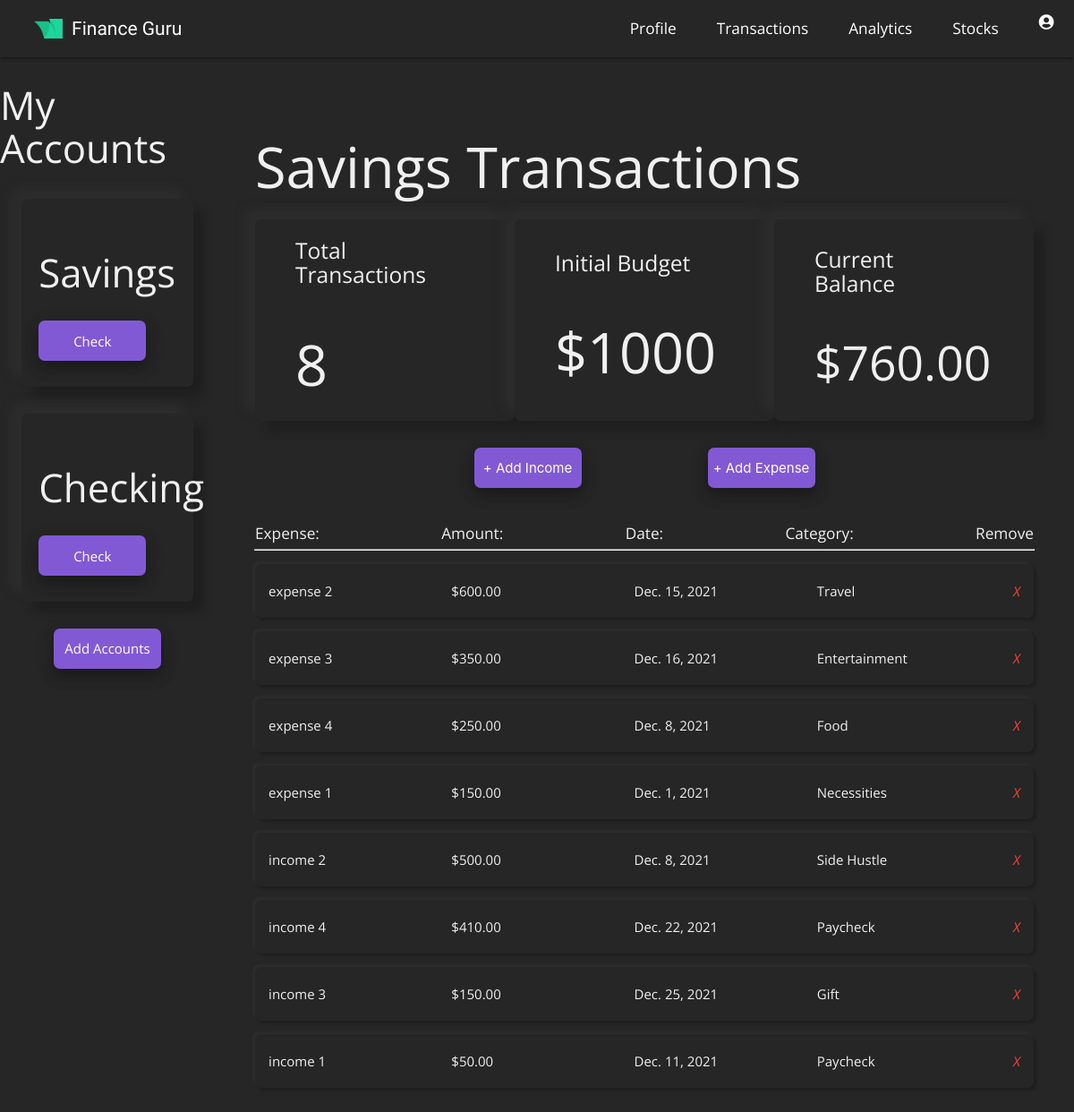
/savings/transactions (signed in), run on the app's committed database.
### budget/models.py (models this page shows, shortened)
class Project(models.Model):
    name = models.CharField(max_length=100)
    slug = models.SlugField(max_length=100, unique=True, blank=True)
    budget = models.IntegerField()
    def budget_left(self):
        expense_list = Expense.objects.filter(project=self)
        income_list = Income.objects.filter(project=self)
        total_expense_amount = 0
        total_income_amount = 0
        for expense in expense_list:
            total_expense_amount += expense.amount
        for income in income_list:
            total_income_amount += income.amount
        return self.budget - total_expense_amount + total_income_amount
    def total_transactions(self):
        income_list = Income.objects.filter(project=self)
        expense_list = Expense.objects.filter(project=self)
        return len(expense_list) + len(income_list)

class Expense(models.Model):
    project = models.ForeignKey(Project, on_delete = models.CASCADE, related_name = 'expenses')
    title = models.CharField(max_length=100)
    amount = models.DecimalField(max_digits=8, decimal_places=2)
    date = models.DateField(("Date"), default=datetime.date.today)
    type = 'expense'
    category = models.CharField( max_length = 20, choices = EXPENSE_CATEGORY_CHOICES , default ='Food')
    class Meta:
        ordering = ('-amount',)

class Income(models.Model):
    project = models.ForeignKey(Project, on_delete = models.CASCADE, related_name = 'income')
    title = models.CharField(max_length=100)
    amount = models.DecimalField(max_digits=8, decimal_places=2)
    date = models.DateField(("Date"), default=datetime.date.today)
    type = 'income'
    category = models.CharField( max_length = 20, choices = INCOME_CATEGORY_CHOICES , default ='Paycheck')
    class Meta:
        ordering = ('-amount',)

### budget/views.py (the view, shortened to what this page needs)
# urls.py: path('<slug:project_slug>/transactions', views.transactions, name = 'transactions'),
@login_required()
def transactions(request, project_slug):
    project_list = Project.objects.all()
    project = get_object_or_404(Project, slug=project_slug)
    if request.method == "GET":
        return render(request, 'budget/transactions.html', {
            'project': project, 'project_list': project_list,
            'expense_list': project.expenses.all(),
            'income_list': project.income.all()})

### budget/templates/budget/transactions.html (shortened to what this page needs)
{% extends 'budget/base.html' %}
{% block content %}
{% include "budget/header.html" %}
<div class = "transactions-section">
    <h1 class = "page-header">{{ project.name }} Transactions</h1>
    <section class="profile-stats">
        <div class = "stat-card">
            <div class="stat-card-content">
                <h5>Total Transactions</h6>
                <h1>{{ project.total_transactions }}</h1>
            </div>
        </div>
        <div class = "stat-card">
            <div class="stat-card-content">
                <h5>Initial Budget</h6>
                <h1>${{ project.budget }}</h1>
            </div>
        </div>
        <div class = "stat-card">
            <div class="stat-card-content">
                <h5>Current Balance</h6>
                {% if project.budget_left > 0 %}
                    <h2>${{ project.budget_left }}</h2>
                {% elif project.budget_left == 0 %}
                    <h2>${{ project.budget_left }}</h2>
                {% else %}
                    <h2>${{ project.budget_left }}</h2>
                {% endif %}
            </div>
        </div>
    </section>
    <section class = "section-expenses">
        <div class="button-row">
            <button class="modal-trigger account-button" id = "income-trigger" href = "#incomeModal" onclick="incomeFunction();">+ Add Income</button>
            <button class="modal-trigger account-button" id = "expense-trigger" href = "#expenseModal" onclick="expenseFunction();">+ Add Expense</button>
        </div>
        <div class="expense-row">
            <div class = 'expense-title'>
                <h6>Expense:</h6>
            </div>
            <div class = 'expense-title'>
                <h6>Amount:</h6>
            </div>
            <div class = 'expense-title'>
                <h6>Date:</h6>
            </div>
            <div class = 'expense-title category'>
                <h6>Category:</h6>
            </div>
            <div class = 'expense-title'>
                <h6>Remove</h6>
            </div>
        </div>
        <hr/>
        <ul class="expense-list">
            {% for expense in expense_list %}
            <li>
                <div class="expense-col">
                    <span>{{ expense.title }}</span>
                </div>
                <div class="expense-col">
                    <span>${{ expense.amount }}</span>
                </div>
                <div class="expense-col">
                    <span>{{ expense.date }}</span>
                </div>
                <div class="expense-col category">
                    <span>{{ expense.category }}</span>
                </div>
                <a class = "close-icon" name = "action" value = "expense" onclick = "deleteExpense(this)" data-id = "{{ expense.id }}">
                    <i class="red-text right">X</i>
                </a>
            </li>
            {% empty %}
            <div class = "">
                <h3>You have no expenses yet</h3>
            </div>
            {% endfor %}
            {% for income in income_list %}
            <li>
                <div class="expense-col">
                    <span>{{ income.title }}</span>
                </div>
                <div class="expense-col">
                    <span>${{ income.amount }}</span>
                </div>
                <div class="expense-col">
                    <span>{{ income.date }}</span>
                </div>
                <div class="expense-col category">
                    <span>{{ income.category }}</span>
                </div>
                <a class = "close-icon"  name = "action" value = "income" onclick = "deleteIncome(this)" data-id = "{{ income.id }}">
                    <i class="red-text right">X</i>
                </a>
            </li>
            {% empty %}
            <div class = "">
                <h3>You have no income yet</h3>
            </div>
            {% endfor %}
        </ul>
    </section>
</div>
{% endblock %}

### budget/templates/budget/header.html (shortened to what this page needs)
{% extends 'budget/base.html' %}
{% load static %}
{% block content %}
<nav class = 'nav-dec'>
    <a href="{% url 'list' %}" class = "logo">
        <img src="./static/images/logo.png" alt="">
        <p>Finance Guru</p>
    </a>
    <div class = "nav-links">
        <a href="{% url 'profile' project.slug %}">Profile</a>
        <a href="{% url 'transactions' project.slug %}">Transactions</a>
        <a href="{% url 'analytics' project.slug %}">Analytics</a>
        <a href="{% url 'stocks' project.slug %}">Stocks</a>
        <div class="dropdown">
            <i class="fas fa-user-circle dropbtn"></i>
        </div>
    </div>
</nav>
<div class = 'left-nav'>
    <h3>My Accounts</h3>
    <div class="project-list">
        {% for project in project_list %}
            <div class="project-card">
                <div class="project-card-content">
                    <h3>{{ project.name }}</h3>
                    <a href="{% url 'profile' project.slug %}" class="account-button">Check</a>
                </div>
            </div>
        {% endfor %}
    </div>
    <a href="../add" class="account-button">
        <span>Add Accounts</span>
    </a>
</div>
{% endblock %}

### budget/static/css/styles.css (style rules this page uses)
* { box-sizing: border-box; margin: 0; padding: 0; }
html { background-color: #262626; }
body { color: rgb(240, 240, 240); font-family: 'Open Sans', sans-serif; }
h1 { font-size: 3rem; }
.nav-dec { background-color: #262626; display: flex; justify-content: space-between; align-items: center; width: 100%; margin-right: 2rem; }
.logo { display: flex; justify-content: center; align-items: center; margin-left: 2rem; z-index: 100; }
.logo img { height: 1.5rem; margin-left: .5rem; margin-right: 10px; }
.logo p { font-size: 1.4rem; font-family: 'Titillium Web', sans-serif; }
.nav-links { display: flex; justify-content: center; align-items: center; z-index: 99; }
.nav-links a, .nav-links i { margin: 0 1.5rem; font-size: 1.15rem; }
.left-nav { display: flex; flex-direction: column; justify-content: center; align-items: center; width: 20%; position: absolute; }
.left-nav .project-list { width: 100%; display: flex; flex-direction: column; justify-content: center; align-items: center; margin-bottom: 1rem; }
.left-nav .project-card { display: flex; justify-content: center; align-items: center; width: 80%; height: 14rem; background-color:#262626; box-shadow: -12px -12px 12px 0 rgba(58, 58, 58, 0.3),12px 12px 12px 0 rgba(0,0,0,.2); border-radius: 7px; margin: 1rem 0; }
.left-nav .project-card-content { display: flex; flex-direction: column; justify-content: center; align-items: flex-start; width: 80%; }
.left-nav .project-card h3 { margin-bottom: 2rem; }
hr { width: 100%; }
.account-button { display: flex; justify-content: center; align-items: center; background-color: rgba(153, 102, 255, 0.8); outline: none; width: 8rem; height: 3rem; border: none; border-radius: 7px; color:rgb(255, 255, 255); transition: 0.3s ease; box-shadow: 0 8px 16px 0 rgba(0,0,0,0.2), 0 6px 20px 0 rgba(0,0,0,0.19); }
.stat-card-content { display: flex; flex-direction: column; justify-content: center; align-items: space-around; width: 80%; }
.section-expenses { width: 100%; display: flex; flex-direction: column; justify-content: center; align-items: center; }
.section-expenses .expense-list { width: 100%; }
.section-expenses li { width: 100%; display: flex; justify-content: space-around; align-items: center; background-color:#262626; box-shadow: -3px -3px 3px 0 rgba(58, 58, 58, 0.3), 3px 3px 3px 0 rgba(0,0,0,.2); border-radius: 7px; height: 3rem; margin: 1rem 0; padding: 2rem 0; }
.section-expenses .expense-col { width: 20%; }
.transactions-section { display: flex; flex-direction: column; position: relative; left: 20%; width: 80%; padding: 3rem; overflow: hidden; }
.transactions-section .profile-stats { display: flex; justify-content: space-around; align-items: center; width: 100%; }
.transactions-section .stat-card { display: flex; flex-direction: column; justify-content: center; align-items: space-around; padding: 3rem; background-color: #262626; box-shadow: -12px -12px 12px 0 rgba(58, 58, 58, 0.3),12px 12px 12px 0 rgba(0,0,0,.2); border-radius: 7px; width: 20rem; height: 15rem; }
.section-expenses .button-row { width: 60%; display: flex; justify-content: space-around; align-items: center; margin: 2rem 0; }
.section-expenses .expense-row { width: 100%; display: flex; justify-content: space-between; align-items: center; }
.section-expenses hr { width: 100%; }

### data on the page
Project: name "Savings", total_transactions "8", budget "1000", budget_left "760.00"
Project: name "Checking"
Expense: title "expense 2", amount "600.00", date "Dec. 15, 2021", category "Travel"
Expense: title "expense 3", amount "350.00", date "Dec. 16, 2021", category "Entertainment"
Expense: title "expense 4", amount "250.00", date "Dec. 8, 2021", category "Food"
Expense: title "expense 1", amount "150.00", date "Dec. 1, 2021", category "Necessities"
Income: title "income 2", amount "500.00", date "Dec. 8, 2021", category "Side Hustle"
Income: title "income 4", amount "410.00", date "Dec. 22, 2021", category "Paycheck"
Income: title "income 3", amount "150.00", date "Dec. 25, 2021", category "Gift"
Income: title "income 1", amount "50.00", date "Dec. 11, 2021", category "Paycheck"
